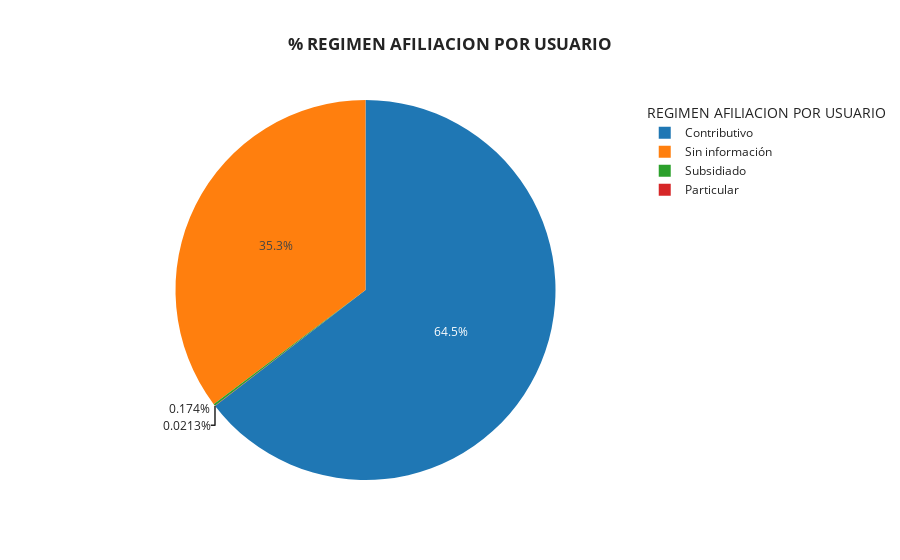

The notebook cell this image was saved under:
### Code cell
fig = px.pie(df_egresos , values = 'NRODOC', names = 'REGIMEN AFILIACION', title = '<b>% REGIMEN AFILIACION POR USUARIO<b>')
# agregar detalles a la gráfica
fig.update_layout(
    template = 'simple_white',
    legend_title = 'REGIMEN AFILIACION POR USUARIO',
    title_x = 0.5)

fig.show()

### Figure 1 — Plotly figure (JSON) as saved in the notebook; plotly's stock layout.template omitted (floating-point values rounded to 4 significant figures; data arrays with more than 128 entries replaced by an {"elided": "..."} marker saying what was removed)
{"data": [{"domain": {"x": [0, 1], "y": [0, 1]}, "hovertemplate": "REGIMEN AFILIACION=%{label}<br>NRODOC=%{value}<extra></extra>", "labels": {"elided": "6376 str values"}, "legendgroup": "", "name": "", "showlegend": true, "type": "pie", "values": {"elided": "6376 int values"}}], "layout": {"legend": {"title": {"text": "REGIMEN AFILIACION POR USUARIO"}, "tracegroupgap": 0}, "title": {"text": "<b>% REGIMEN AFILIACION POR USUARIO<b>", "x": 0.5}}}
